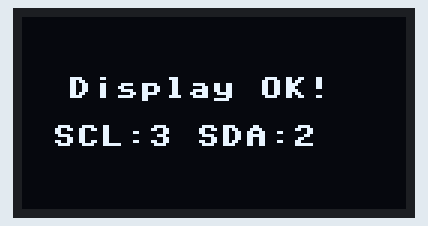
The program below on a simulated Raspberry Pi Pico running MicroPython. Shown: 128×64 one-colour display. What the program prints to the serial console is not drawn. At 0.1 s the program stops and its outputs stay as they are.

Above: at 0.1 s.

The program:

display_testar_conexao.py
```python
# display_testar_conexao.py
# Testa se o display OLED está conectado corretamente
# Bloco: Testar Display

from machine import Pin, I2C
from ssd1306 import SSD1306_I2C

# Configuração
i2c = I2C(1, scl=Pin(3), sda=Pin(2), freq=400000)
oled = SSD1306_I2C(128, 64, i2c)

# Mostra mensagem de teste
oled.fill(0)
oled.text("Display OK!", 15, 20, 1)
oled.text("SCL:3 SDA:2", 10, 36, 1)
oled.show()

print("Display conectado e funcionando!")
```
